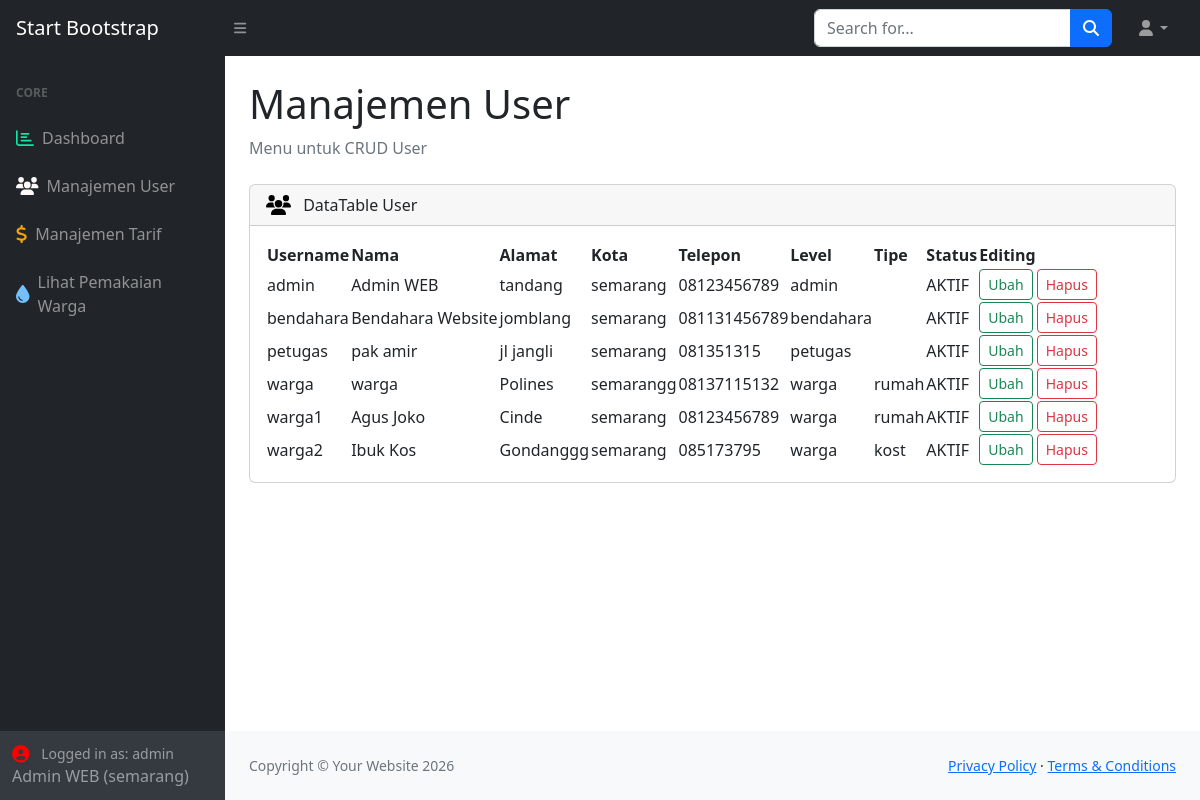
The app's page /login/index.php?p=user (signed in) with its own data.
### tables this page shows
CREATE TABLE `user` (
  `username` varchar(100) NOT NULL,
  `password` varchar(100) NOT NULL,
  `nama` varchar(200) NOT NULL,
  `alamat` text NOT NULL,
  `kota` varchar(50) NOT NULL,
  `tlp` varchar(100) NOT NULL,
  `level` varchar(50) NOT NULL,
  `tipe` char(5) NOT NULL,
  `status` varchar(10) NOT NULL
);

### assets/func.php (called while the page is built, shortened)
<?php
class klas_air
{
    function koneksi()
    {
        $koneksi = mysqli_connect("localhost", "root","", "airdb");
        return $koneksi;
    }
    function dt_user($sesi_user)
    {
        $q = mysqli_query($this->koneksi(), "SELECT nama,kota,level FROM user WHERE username='$sesi_user'");
        $d = mysqli_fetch_row($q);
        return $d;
    }
}

### login/index.php (the view, shortened to what this page needs)
<?php
include '../assets/func.php';
$air = new klas_air;
$koneksi = $air->koneksi();
$dt_user = $air->dt_user($_SESSION['user']);
$level = $dt_user[2];
?>
<!DOCTYPE html>
<html lang="en">
<head>
    <link href="https://cdn.jsdelivr.net/npm/simple-datatables@7.1.2/dist/style.min.css" rel="stylesheet" />
    <link href="../css/styles.css" rel="stylesheet" />
</head>
<body class="sb-nav-fixed">
    <nav class="sb-topnav navbar navbar-expand navbar-dark bg-dark">
        <a class="navbar-brand ps-3" href="index.html">Start Bootstrap</a>
        <button class="btn btn-link btn-sm order-1 order-lg-0 me-4 me-lg-0" id="sidebarToggle" href="#!"><i class="fas fa-bars"></i></button>
        <form class="d-none d-md-inline-block form-inline ms-auto me-0 me-md-3 my-2 my-md-0">
            <div class="input-group">
                <input class="form-control" type="text" placeholder="Search for..." aria-label="Search for..." aria-describedby="btnNavbarSearch" />
                <button class="btn btn-primary" id="btnNavbarSearch" type="button"><i class="fas fa-search"></i></button>
            </div>
        </form>
        <ul class="navbar-nav ms-auto ms-md-0 me-3 me-lg-4">
            <li class="nav-item dropdown">
                <a class="nav-link dropdown-toggle" id="navbarDropdown" href="#" role="button" data-bs-toggle="dropdown" aria-expanded="false"><i class="fas fa-user fa-fw"></i></a>
            </li>
        </ul>
    </nav>
    <div id="layoutSidenav">
        <div id="layoutSidenav_nav">
            <nav class="sb-sidenav accordion sb-sidenav-dark" id="sidenavAccordion">
                <div class="sb-sidenav-menu">
                    <div class="nav">
                        <div class="sb-sidenav-menu-heading">Core</div>
                        <a class="nav-link" href="index.php">
                            <div class="sb-nav-link-icon"><i class="fa-regular fa-chart-bar fa-beat fa-lg" style="color: rgb(14, 230, 163);"></i></div>
                            Dashboard
                        </a>
                        <?php
                        if ($level == "admin") {
                        ?>
                            <a class="nav-link" href="index.php?p=user">
                                <div class="sb-nav-link-icon"><i class="fa-solid fa-users fa-beat fa-lg" style="color: rgb(255, 249, 249);"></i></div>
                                Manajemen User
                            </a>
                            <a class="nav-link" href="index.php?p=tarif">
                                <div class="sb-nav-link-icon"><i class="fa-solid fa-dollar-sign fa-flip fa-lg" style="color: rgb(243, 161, 15);"></i></div>
                                Manajemen Tarif
                            </a>
                            <a class="nav-link" href="index.php?p=catat_meter">
                                <div class="sb-nav-link-icon"><i class="fa-solid fa-droplet fa-bounce fa-lg" style="color: rgb(116, 192, 252);"></i></div>
                                Lihat Pemakaian Warga
                            </a>
                        <?php
                        }
                        ?>
                    </div>
                </div>
                <div class="sb-sidenav-footer">
                    <div class="small"><i class="fa-solid fa-circle-user fa-beat fa-lg me-2" style="color: rgb(252, 0, 0);"></i></i> Logged in as: <?php echo $dt_user[2] ?></div>
                    <?php echo $dt_user[0] . ' (' . $dt_user[1] . ')'; ?>
                </div>
            </nav>
        </div>
        <div id="layoutSidenav_content">
            <main>
                <div class="container-fluid px-4">
                    <?php
                    $e = explode("=", $_SERVER['REQUEST_URI']);
                    if (!empty($e[1])) {
                        if ($e[1] == "user" || $e[1] == "user_edit&user") {
                            $h1 = "Manajemen User";
                            $li = "Menu untuk CRUD User";
                        } elseif ($e[1] == "pemakaian_warga") {
                            $h1 = "Lihat Pemakaian Warga";
                            $li = "Lihat Data Pemakaian Air Warga";
                        } elseif ($e[1] == "pembayaran_warga") {
                            $h1 = "Lihat Pembayaran Warga";
                            $li = "Lihat Data Pembayaran Air Warga";
                        } elseif ($e[1] == "ubah_datameter_warga") {
                            $h1 = "Ubah Data Meter Warga";
                            $li = "Ubah Data Meter Air Warga";
                        } elseif ($e[1] == "tarif" || $e[1] == "tarif_edit&kd_tarif") {
                            $h1 = "Lihat Tarif Warga";
                            $li = "Lihat Tarif Pembayaran warga";
                        } elseif ($e[1] == "catat_meter" || $e[1] == "meter_edit&no") {
                            $h1 = "Catat Meter Warga";
                            $li = "Mencatat Meter Warga";
                        } elseif ($e[1] == "lihat_pemakaian") {
                            $h1 = "Lihat Pemakaian Air";
                            $li = "Lihat Pemakaian Air";
                        } elseif ($e[1] == "hasil_pemakaian") {
                            $h1 = "Hasil Pemakaian Warga";
                            $li = "Melihat Hasil pemakaian warga";
                        } elseif ($e[1] == "riwayat_pemakain") {
                            $h1 = "Riwayat Pemakain";
                            $li = "Melihat Riwayat Pemakaian";
                        } elseif ($e[1] == "tagihan_sendiri" || $e[1] == "tagihan_sendiri&no") {
                            $h1 = "Tagihan Air";
                            $li = "Melihat Tagihan Air";
                        } elseif ($e[1] == "irfan") {
                            $h1 = "Irfan Rifai";
                            $li = "4.31.24.2.15";
                        }
                    } else {
                        $h1 = "Dashboard";
                        $li = "Dashboard";
                    }
                    ?>
                    <h1 class="mt-4"><?php echo $h1 ?></h1>
                    <ol class="breadcrumb mb-4">
                        <li class="breadcrumb-item active"><?php echo $li ?></li>
                    </ol>
                    <div class="card mb-4" id="user_list">
                        <div class="card-header">
                            <i class="fa-solid fa-users fa-fade fa-lg me-2" style="color: rgb(0, 0, 0);"></i>
                            DataTable User
                        </div>
                        <div class="card-body">
                            <table id="datatablesSimple">
                                <thead>
                                    <tr>
                                        <th>Username</th>
                                        <th>Nama</th>
                                        <th>Alamat</th>
                                        <th>Kota</th>
                                        <th>Telepon</th>
                                        <th>Level</th>
                                        <th>Tipe</th>
                                        <th>Status</th>
                                        <th>Editing</th>
                                    </tr>
                                </thead>
                                <tbody>
                                    <?php
                                    $q = mysqli_query($koneksi, "SELECT username,nama,alamat,kota,tlp,level,tipe,status FROM user ORDER BY level ASC");
                                    while ($d = mysqli_fetch_row($q)) {
                                        $user = $d[0];
                                        $nama = $d[1];
                                        $alamat = $d[2];
                                        $kota = $d[3];
                                        $tlp = $d[4];
                                        $level = $d[5];
                                        $tipe = $d[6];
                                        $status = $d[7];
                                        echo "<tr>
                                                    <td>$user</td>
                                                    <td>$nama</td>
                                                    <td>$alamat</td>
                                                    <td>$kota</td>
                                                    <td>$tlp</td>
                                                    <td>$level</td>
                                                    <td>$tipe</td>
                                                    <td>$status</td>
                                                    <td>
                                                    <a href=index.php?p=user_edit&user=$user><button type=button class='btn btn-outline-success btn-sm'>Ubah</button></a>
                                                    <button type=button class='btn btn-outline-danger btn-sm' data-bs-toggle=modal data-bs-target=#myModal data-user=$user>Hapus</button>
                                                    </td>
                                                </tr>";
                                    }
                                    ?>
                                </tbody>
                            </table>
                        </div>
                    </div>
                </div>
            </main>
            <footer class="py-4 bg-light mt-auto">
                <div class="container-fluid px-4">
                    <div class="d-flex align-items-center justify-content-between small">
                        <div class="text-muted">Copyright &copy; Your Website 2026</div>
                        <div>
                            <a href="#">Privacy Policy</a>
                            &middot;
                            <a href="#">Terms &amp; Conditions</a>
                        </div>
                    </div>
                </div>
            </footer>
        </div>
    </div>
</body>
</html>

### records on screen
user: level "admin", nama "Admin WEB", kota "semarang", username "admin", alamat "tandang", tlp "08123456789", status "AKTIF"
user: username "bendahara", nama "Bendahara Website", alamat "jomblang", kota "semarang", tlp "081131456789", level "bendahara", status "AKTIF"
user: username "petugas", nama "pak amir", alamat "jl jangli", kota "semarang", tlp "081351315", level "petugas", status "AKTIF"
user: username "warga", nama "warga", alamat "Polines", kota "semarangg", tlp "08137115132", level "warga", tipe "rumah", status "AKTIF"
user: username "warga1", nama "Agus Joko", alamat "Cinde", kota "semarang", tlp "08123456789", level "warga", tipe "rumah", status "AKTIF"
user: username "warga2", nama "Ibuk Kos", alamat "Gondanggg", kota "semarang", tlp "085173795", level "warga", tipe "kost", status "AKTIF"

### other values on screen
$h1 "Manajemen User"
$li "Menu untuk CRUD User"
